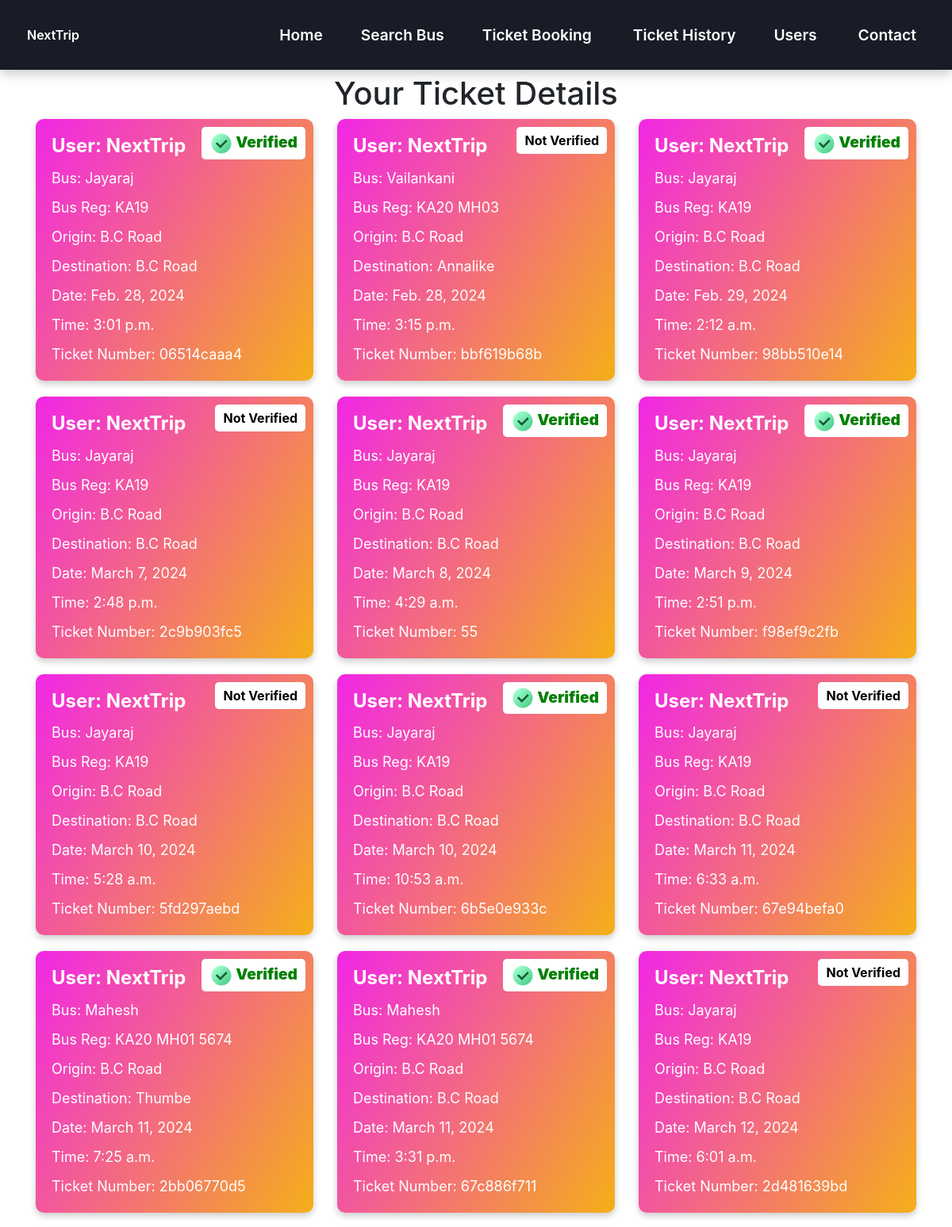
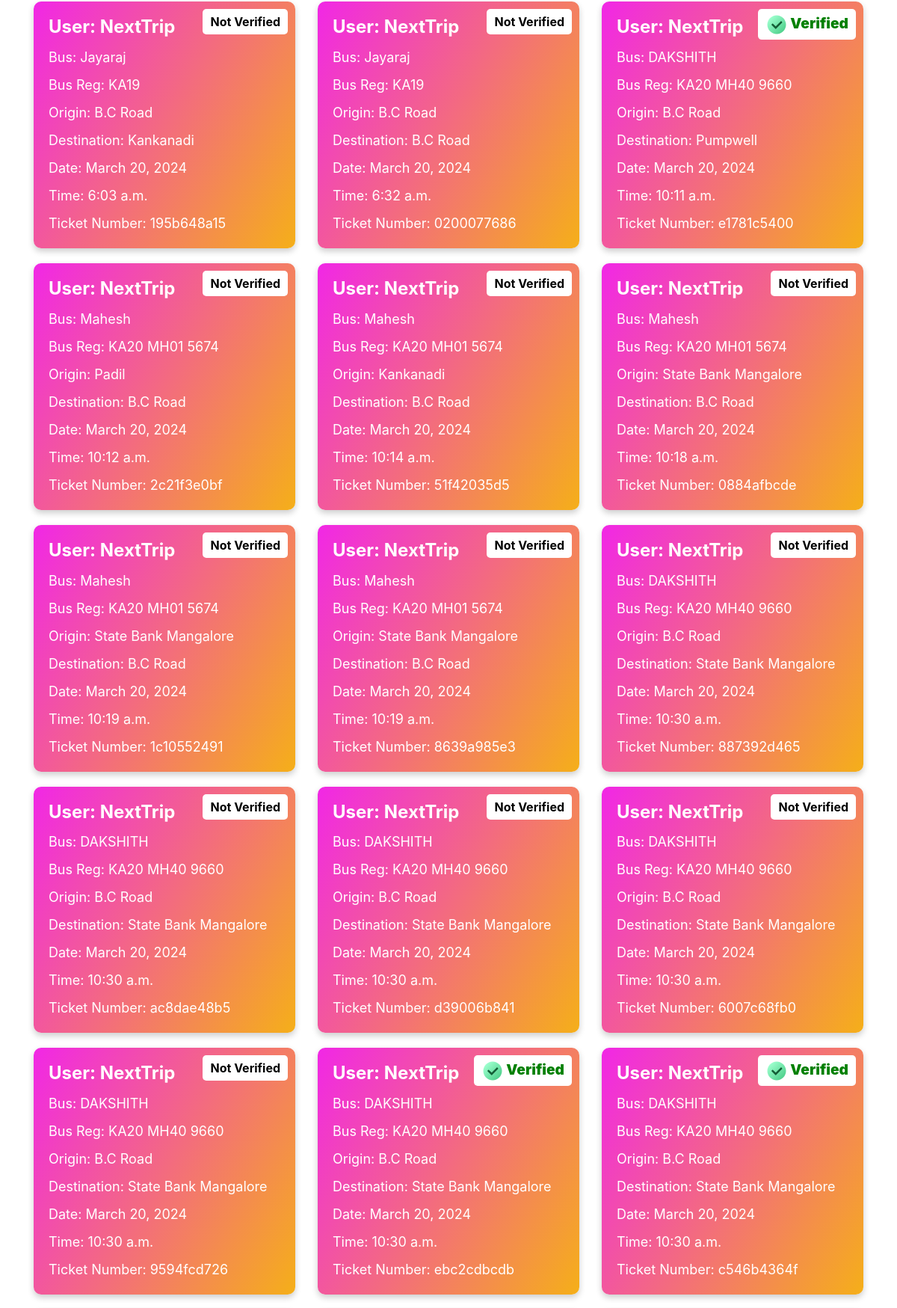
Screenshot of /buytickets/ticket-details/ (signed in, upper part) with the database file from the repository (2 pictures, top to bottom).
### buytickets/models.py (models this page shows)
class Ticket(models.Model):
    user = models.ForeignKey(User, on_delete=models.CASCADE)
    origin = models.ForeignKey(Station, on_delete=models.CASCADE, related_name='origin_tickets')
    destination = models.ForeignKey(Station, on_delete=models.CASCADE, related_name='destination_tickets')
    date = models.DateField()
    time = models.TimeField()
    cost = models.FloatField()
    ticket_number = models.CharField(max_length=10, unique=True)
    is_verified = models.BooleanField(default=False)
    bus = models.ForeignKey(Bus, on_delete=models.CASCADE)  # ForeignKey to Bus model

### nextbus/models.py (models this page shows, shortened)
class Bus(models.Model):
    number = models.CharField(max_length=20)
    name = models.CharField(max_length=100)
    reg_number = models.CharField(max_length=20)
    capacity = models.IntegerField()

class Station(models.Model):
    name = models.CharField(max_length=100)
    def __str__(self):
        return self.name

### buytickets/views.py (the view)
# urls.py: path('ticket-details/', ticket_details, name='ticket_details'),
@login_required
def ticket_details(request):
    user_tickets = Ticket.objects.filter(user=request.user)
    return render(request, 'buytickets/ticket_details.html', {'user_tickets': user_tickets})

### buytickets/templates/buytickets/ticket_details.html (shortened to what this page needs)
{% extends 'loginpage/layout.html' %}
{% load static %}
{% block body %}
<!DOCTYPE html>
<html>
<head>
    <link rel="stylesheet" href="https://maxcdn.bootstrapcdn.com/bootstrap/4.5.2/css/bootstrap.min.css">
</head>
<body>
    <a class="navbar-brand logo-img" href="#"><img src="{% static 'loginpage/Next Trip black.png' %}" alt="logo" width="100" height="100" ></a>
    <h1 class="text-center mt-4">Your Ticket Details</h1>
    <div class="container">
        <div class="row">
            {% for ticket in user_tickets %}
            <div class="col-md-4">
                <div class="card">
                    <div class="card-body">
                        <h5 class="card-title">User: {{ ticket.user }}</h5>
                        <p class="card-text">Bus: {{ ticket.bus.name }}</p>
                        <p class="card-text">Bus Reg: {{ ticket.bus.reg_number }}</p>
                        <p class="card-text">Origin: {{ ticket.origin }}</p>
                        <p class="card-text">Destination: {{ ticket.destination }}</p>
                        <p class="card-text">Date: {{ ticket.date }}</p>
                        <p class="card-text">Time: {{ ticket.time }}</p>
                        <p class="card-text">Ticket Number: {{ ticket.ticket_number }}</p>
                    </div>
                    <div class="card-badge ">{% if ticket.is_verified %}<p class="verify"> Verified
                    </p>{% else %}Not Verified{% endif %}</div>
                </div>
            </div>
            {% endfor %}
        </div>
    </div>
</body>
</html>
{% endblock %}

### loginpage/static/loginpage/styles.css (style rules this page uses)
:root { --header-height: 3.5rem; --black-color: hsl(220, 24%, 12%); --black-color-light: hsl(220, 24%, 15%); --black-color-lighten: hsl(220, 20%, 18%); --white-color: #fff; --body-color: hsl(220, 100%, 97%); --body-font: "Montserrat", sans-serif; --normal-font-size: .938rem; --font-regular: 400; --font-semi-bold: 600; --z-tooltip: 10; --z-fixed: 100; }
@media screen and (min-width: 1024px) { :root { --normal-font-size: 1rem; } }
* { box-sizing: border-box; padding: 0; margin: 0; }
body { font-family: var(--body-font); font-size: var(--normal-font-size); background-color: var(--body-color); }
a { text-decoration: none; }
.container { max-width: 1120px; margin-inline: 1.5rem; }
@media screen and (min-width: 1118px) { .container { margin-inline: auto; } }

### buytickets/templates/buytickets/ticket_details.html (style rules this page uses)
.logo-img { display: flex; justify-content: center; align-items: flex-start; / }
.card { margin-bottom: 20px; border: none; border-radius: 10px; box-shadow: 0 4px 8px 0 rgba(0,0,0,0.2); transition: 0.3s; overflow: hidden; }
.card-body { padding: 20px; background: linear-gradient(120deg, #f127e6, #f5af19); color: white; }
.card-title { font-size: 24px; font-weight: bold; }
.card-text { font-size: 18px; margin-bottom: 10px; }
.card-badge { position: absolute; top: 10px; right: 10px; padding: 5px 10px; border-radius: 5px; background: white; color: black; font-size: 16px; font-weight: bold; }
.verify { color: green; font-weight: 900; font-size: 1.2rem; padding: 0; margin: 0; }
.checkmark { width: auto; height: 30px; }

### rows the page displays
Ticket: user "NextTrip", bus.name "Jayaraj", bus.reg_number "KA19", origin "B.C Road", destination "B.C Road", date "Feb. 28, 2024", time "3:01 p.m.", ticket_number "06514caaa4", is_verified True (drawn)
Ticket: user "NextTrip", bus.name "Vailankani", bus.reg_number "KA20 MH03", origin "B.C Road", destination "Annalike", date "Feb. 28, 2024", time "3:15 p.m.", ticket_number "bbf619b68b", is_verified "Not Verified"
Ticket: user "NextTrip", bus.name "Jayaraj", bus.reg_number "KA19", origin "B.C Road", destination "B.C Road", date "Feb. 29, 2024", time "2:12 a.m.", ticket_number "98bb510e14", is_verified True (drawn)
Ticket: user "NextTrip", bus.name "Jayaraj", bus.reg_number "KA19", origin "B.C Road", destination "B.C Road", date "March 7, 2024", time "2:48 p.m.", ticket_number "2c9b903fc5", is_verified "Not Verified"
Ticket: user "NextTrip", bus.name "Jayaraj", bus.reg_number "KA19", origin "B.C Road", destination "B.C Road", date "March 8, 2024", time "4:29 a.m.", ticket_number "55", is_verified True (drawn)
Ticket: user "NextTrip", bus.name "Jayaraj", bus.reg_number "KA19", origin "B.C Road", destination "B.C Road", date "March 9, 2024", time "2:51 p.m.", ticket_number "f98ef9c2fb", is_verified True (drawn)
Ticket: user "NextTrip", bus.name "Jayaraj", bus.reg_number "KA19", origin "B.C Road", destination "B.C Road", date "March 10, 2024", time "5:28 a.m.", ticket_number "5fd297aebd", is_verified "Not Verified"
Ticket: user "NextTrip", bus.name "Jayaraj", bus.reg_number "KA19", origin "B.C Road", destination "B.C Road", date "March 10, 2024", time "10:53 a.m.", ticket_number "6b5e0e933c", is_verified True (drawn)
Ticket: user "NextTrip", bus.name "Jayaraj", bus.reg_number "KA19", origin "B.C Road", destination "B.C Road", date "March 11, 2024", time "6:33 a.m.", ticket_number "67e94befa0", is_verified "Not Verified"
Ticket: user "NextTrip", bus.name "Mahesh", bus.reg_number "KA20 MH01 5674", origin "B.C Road", destination "Thumbe", date "March 11, 2024", time "7:25 a.m.", ticket_number "2bb06770d5", is_verified True (drawn)
Ticket: user "NextTrip", bus.name "Mahesh", bus.reg_number "KA20 MH01 5674", origin "B.C Road", destination "B.C Road", date "March 11, 2024", time "3:31 p.m.", ticket_number "67c886f711", is_verified True (drawn)
Ticket: user "NextTrip", bus.name "Jayaraj", bus.reg_number "KA19", origin "B.C Road", destination "B.C Road", date "March 12, 2024", time "6:01 a.m.", ticket_number "2d481639bd", is_verified "Not Verified"
Ticket: user "NextTrip", bus.name "Jayaraj", bus.reg_number "KA19", origin "B.C Road", destination "Kankanadi", date "March 20, 2024", time "6:03 a.m.", ticket_number "195b648a15", is_verified "Not Verified"
Ticket: user "NextTrip", bus.name "Jayaraj", bus.reg_number "KA19", origin "B.C Road", destination "B.C Road", date "March 20, 2024", time "6:32 a.m.", ticket_number "0200077686", is_verified "Not Verified"
Ticket: user "NextTrip", bus.name "DAKSHITH", bus.reg_number "KA20 MH40 9660", origin "B.C Road", destination "Pumpwell", date "March 20, 2024", time "10:11 a.m.", ticket_number "e1781c5400", is_verified True (drawn)
Ticket: user "NextTrip", bus.name "Mahesh", bus.reg_number "KA20 MH01 5674", origin "Padil", destination "B.C Road", date "March 20, 2024", time "10:12 a.m.", ticket_number "2c21f3e0bf", is_verified "Not Verified"
Ticket: user "NextTrip", bus.name "Mahesh", bus.reg_number "KA20 MH01 5674", origin "Kankanadi", destination "B.C Road", date "March 20, 2024", time "10:14 a.m.", ticket_number "51f42035d5", is_verified "Not Verified"
Ticket: user "NextTrip", bus.name "Mahesh", bus.reg_number "KA20 MH01 5674", origin "State Bank Mangalore", destination "B.C Road", date "March 20, 2024", time "10:18 a.m.", ticket_number "0884afbcde", is_verified "Not Verified"
Ticket: user "NextTrip", bus.name "Mahesh", bus.reg_number "KA20 MH01 5674", origin "State Bank Mangalore", destination "B.C Road", date "March 20, 2024", time "10:19 a.m.", ticket_number "1c10552491", is_verified "Not Verified"
Ticket: user "NextTrip", bus.name "Mahesh", bus.reg_number "KA20 MH01 5674", origin "State Bank Mangalore", destination "B.C Road", date "March 20, 2024", time "10:19 a.m.", ticket_number "8639a985e3", is_verified "Not Verified"
Ticket: user "NextTrip", bus.name "DAKSHITH", bus.reg_number "KA20 MH40 9660", origin "B.C Road", destination "State Bank Mangalore", date "March 20, 2024", time "10:30 a.m.", ticket_number "887392d465", is_verified "Not Verified"
Ticket: user "NextTrip", bus.name "DAKSHITH", bus.reg_number "KA20 MH40 9660", origin "B.C Road", destination "State Bank Mangalore", date "March 20, 2024", time "10:30 a.m.", ticket_number "ac8dae48b5", is_verified "Not Verified"
Ticket: user "NextTrip", bus.name "DAKSHITH", bus.reg_number "KA20 MH40 9660", origin "B.C Road", destination "State Bank Mangalore", date "March 20, 2024", time "10:30 a.m.", ticket_number "d39006b841", is_verified "Not Verified"
Ticket: user "NextTrip", bus.name "DAKSHITH", bus.reg_number "KA20 MH40 9660", origin "B.C Road", destination "State Bank Mangalore", date "March 20, 2024", time "10:30 a.m.", ticket_number "6007c68fb0", is_verified "Not Verified"
Ticket: user "NextTrip", bus.name "DAKSHITH", bus.reg_number "KA20 MH40 9660", origin "B.C Road", destination "State Bank Mangalore", date "March 20, 2024", time "10:30 a.m.", ticket_number "9594fcd726", is_verified "Not Verified"
Ticket: user "NextTrip", bus.name "DAKSHITH", bus.reg_number "KA20 MH40 9660", origin "B.C Road", destination "State Bank Mangalore", date "March 20, 2024", time "10:30 a.m.", ticket_number "ebc2cdbcdb", is_verified True (drawn)
Ticket: user "NextTrip", bus.name "DAKSHITH", bus.reg_number "KA20 MH40 9660", origin "B.C Road", destination "State Bank Mangalore", date "March 20, 2024", time "10:30 a.m.", ticket_number "c546b4364f", is_verified True (drawn)
